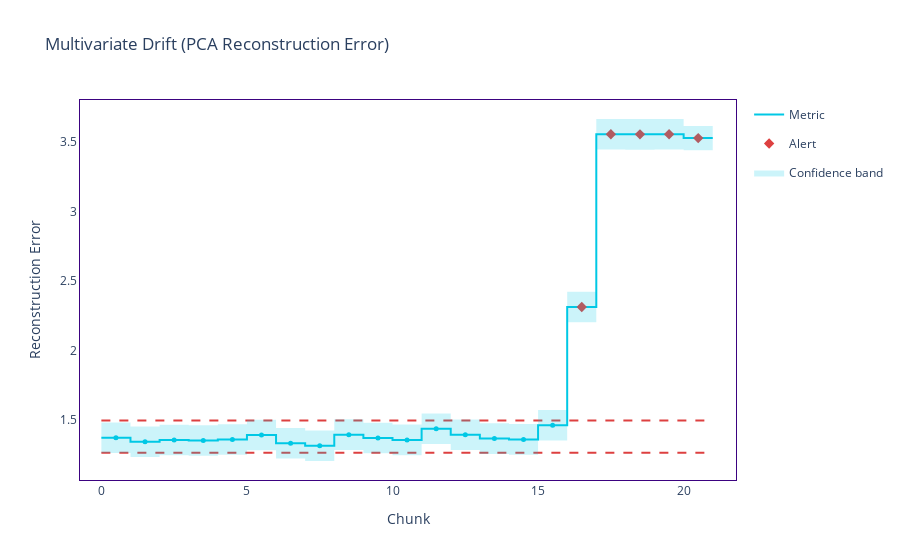

Source (notebook cell):
### Code cell
multivariate_results.filter(period="analysis").plot().show()

### Figure 1 — Plotly figure (JSON) as saved in the notebook; plotly's stock layout.template omitted (floating-point values rounded to 4 significant figures; data arrays with more than 128 entries replaced by an {"elided": "..."} marker saying what was removed)
{"data": [{"hoverinfo": "skip", "legendgroup": "metric_analysis", "line": {"color": "#00c8e5", "shape": "hv", "width": 2}, "mode": "lines", "name": "Metric", "showlegend": true, "type": "scatter", "x": [0, 1, 2, 3, 4, 5, 6, 7, 8, 9, 10, 11, 12, 13, 14, 15, 16, 17, 18, 19, 20, 21], "y": [1.375, 1.345, 1.358, 1.355, 1.362, 1.394, 1.334, 1.317, 1.397, 1.373, 1.359, 1.439, 1.396, 1.368, 1.363, 1.464, 2.314, 3.554, 3.554, 3.554, 3.527, 3.527]}, {"customdata": {"elided": "21x7 mixed values"}, "hovertemplate": "%{customdata[1]} &nbsp; &nbsp; %{customdata[2]} <br />Chunk: <b>%{customdata[3]}</b> &nbsp; &nbsp; %{customdata[4]} <br />%{customdata[0]}: <b>%{customdata[5]}</b><br />Confidence band: +/- <b>%{customdata[6]}</b><br /><extra></extra>", "legendgroup": "metric_analysis", "marker": {"color": "#00c8e5", "size": 5, "symbol": "circle"}, "mode": "markers", "name": "Metric", "showlegend": false, "type": "scatter", "x": [0.5, 1.5, 2.5, 3.5, 4.5, 5.5, 6.5, 7.5, 8.5, 9.5, 10.5, 11.5, 12.5, 13.5, 14.5, 15.5, 16.5, 17.5, 18.5, 19.5, 20.5], "y": [1.375, 1.345, 1.358, 1.355, 1.362, 1.394, 1.334, 1.317, 1.397, 1.373, 1.359, 1.439, 1.396, 1.368, 1.363, 1.464, 2.314, 3.554, 3.554, 3.554, 3.527, 3.527]}, {"hoverinfo": "skip", "legendgroup": "alert", "marker": {"color": "#DD4040", "size": 8, "symbol": "diamond"}, "mode": "markers", "name": "Alert", "showlegend": true, "type": "scatter", "x": [16.5, 17.5, 18.5, 19.5, 20.5], "y": [2.314, 3.554, 3.554, 3.554, 3.527]}, {"hoverinfo": "skip", "legendgroup": "thresh", "line": {"color": "#DD4040", "dash": "dash", "width": 2}, "mode": "lines", "name": "Threshold", "showlegend": false, "type": "scatter", "x": [0, 1, 2, 3, 4, 5, 6, 7, 8, 9, 10, 11, 12, 13, 14, 15, 16, 17, 18, 19, 20, 21], "y": [1.498, 1.498, 1.498, 1.498, 1.498, 1.498, 1.498, 1.498, 1.498, 1.498, 1.498, 1.498, 1.498, 1.498, 1.498, 1.498, 1.498, 1.498, 1.498, 1.498, 1.498, 1.498]}, {"hoverinfo": "skip", "legendgroup": "thresh", "line": {"color": "#DD4040", "dash": "dash", "width": 2}, "mode": "lines", "name": "Threshold", "showlegend": false, "type": "scatter", "x": [0, 1, 2, 3, 4, 5, 6, 7, 8, 9, 10, 11, 12, 13, 14, 15, 16, 17, 18, 19, 20, 21], "y": [1.266, 1.266, 1.266, 1.266, 1.266, 1.266, 1.266, 1.266, 1.266, 1.266, 1.266, 1.266, 1.266, 1.266, 1.266, 1.266, 1.266, 1.266, 1.266, 1.266, 1.266, 1.266]}, {"hoverinfo": "skip", "line": {"color": "rgba(0, 0, 0, 0)", "shape": "hv"}, "mode": "lines", "name": "Confidence band", "showlegend": false, "type": "scatter", "x": [0, 1, 2, 3, 4, 5, 6, 7, 8, 9, 10, 11, 12, 13, 14, 15, 16, 17, 18, 19, 20, 21], "y": [1.485, 1.455, 1.468, 1.465, 1.472, 1.504, 1.444, 1.427, 1.507, 1.483, 1.469, 1.549, 1.506, 1.478, 1.473, 1.574, 2.423, 3.664, 3.663, 3.664, 3.614, 3.614]}, {"fill": "tonexty", "fillcolor": "rgba(0, 200, 229, 0.2)", "hoverinfo": "skip", "line": {"color": "rgba(0, 0, 0, 0)", "shape": "hv"}, "mode": "lines", "name": "Confidence band", "showlegend": true, "type": "scatter", "x": [0, 1, 2, 3, 4, 5, 6, 7, 8, 9, 10, 11, 12, 13, 14, 15, 16, 17, 18, 19, 20, 21], "y": [1.265, 1.235, 1.249, 1.245, 1.252, 1.284, 1.225, 1.208, 1.287, 1.264, 1.249, 1.33, 1.286, 1.259, 1.253, 1.354, 2.204, 3.444, 3.444, 3.444, 3.439, 3.439]}], "layout": {"autosize": true, "hoverlabel": {"bgcolor": "white", "font": {"size": 14}}, "legend": {"itemclick": false, "itemdoubleclick": false, "traceorder": "grouped"}, "paper_bgcolor": "rgba(255,255,255,1)", "plot_bgcolor": "rgba(255,255,255,1)", "title": {"text": "Multivariate Drift (PCA Reconstruction Error)"}, "xaxis": {"autorange": true, "linecolor": "#3b0280", "matches": "x", "mirror": true, "range": [-0.7591, 21.84], "showgrid": false, "title": {"text": "Chunk"}, "type": "linear", "zeroline": false}, "yaxis": {"autorange": true, "linecolor": "#3b0280", "mirror": true, "range": [1.071, 3.8], "showgrid": false, "title": {"text": "Reconstruction Error"}, "type": "linear", "zeroline": false}}}
